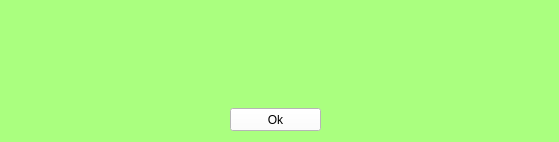
<?xml version="1.0" encoding="UTF-8"?>
<ui version="4.0">
 <class>Form</class>
 <widget class="QWidget" name="Form">
  <property name="geometry">
   <rect>
    <x>0</x>
    <y>0</y>
    <width>559</width>
    <height>142</height>
   </rect>
  </property>
  <property name="minimumSize">
   <size>
    <width>559</width>
    <height>142</height>
   </size>
  </property>
  <property name="maximumSize">
   <size>
    <width>559</width>
    <height>142</height>
   </size>
  </property>
  <property name="windowTitle">
   <string>Form</string>
  </property>
  <property name="styleSheet">
   <string notr="true">background-color: rgb(170, 255, 127);</string>
  </property>
  <widget class="QWidget" name="verticalLayoutWidget_3">
   <property name="geometry">
    <rect>
     <x>10</x>
     <y>10</y>
     <width>531</width>
     <height>121</height>
    </rect>
   </property>
   <layout class="QVBoxLayout" name="verticalLayout_3">
    <property name="leftMargin">
     <number>0</number>
    </property>
    <property name="topMargin">
     <number>0</number>
    </property>
    <property name="rightMargin">
     <number>0</number>
    </property>
    <property name="bottomMargin">
     <number>0</number>
    </property>
    <item>
     <widget class="QLabel" name="lblAlerta">
      <property name="styleSheet">
       <string notr="true">font: 12pt &quot;Arial&quot;;</string>
      </property>
      <property name="text">
       <string/>
      </property>
      <property name="alignment">
       <set>Qt::AlignCenter</set>
      </property>
      <property name="wordWrap">
       <bool>true</bool>
      </property>
     </widget>
    </item>
    <item>
     <layout class="QHBoxLayout" name="horizontalLayout_3">
      <property name="spacing">
       <number>6</number>
      </property>
      <property name="leftMargin">
       <number>200</number>
      </property>
      <property name="topMargin">
       <number>0</number>
      </property>
      <property name="rightMargin">
       <number>200</number>
      </property>
      <property name="bottomMargin">
       <number>0</number>
      </property>
      <item>
       <widget class="QPushButton" name="btnOk">
        <property name="minimumSize">
         <size>
          <width>91</width>
          <height>23</height>
         </size>
        </property>
        <property name="maximumSize">
         <size>
          <width>91</width>
          <height>23</height>
         </size>
        </property>
        <property name="styleSheet">
         <string notr="true">background-color: rgb(255, 255, 255);</string>
        </property>
        <property name="text">
         <string>Ok</string>
        </property>
       </widget>
      </item>
     </layout>
    </item>
   </layout>
  </widget>
 </widget>
 <resources/>
 <connections/>
</ui>
